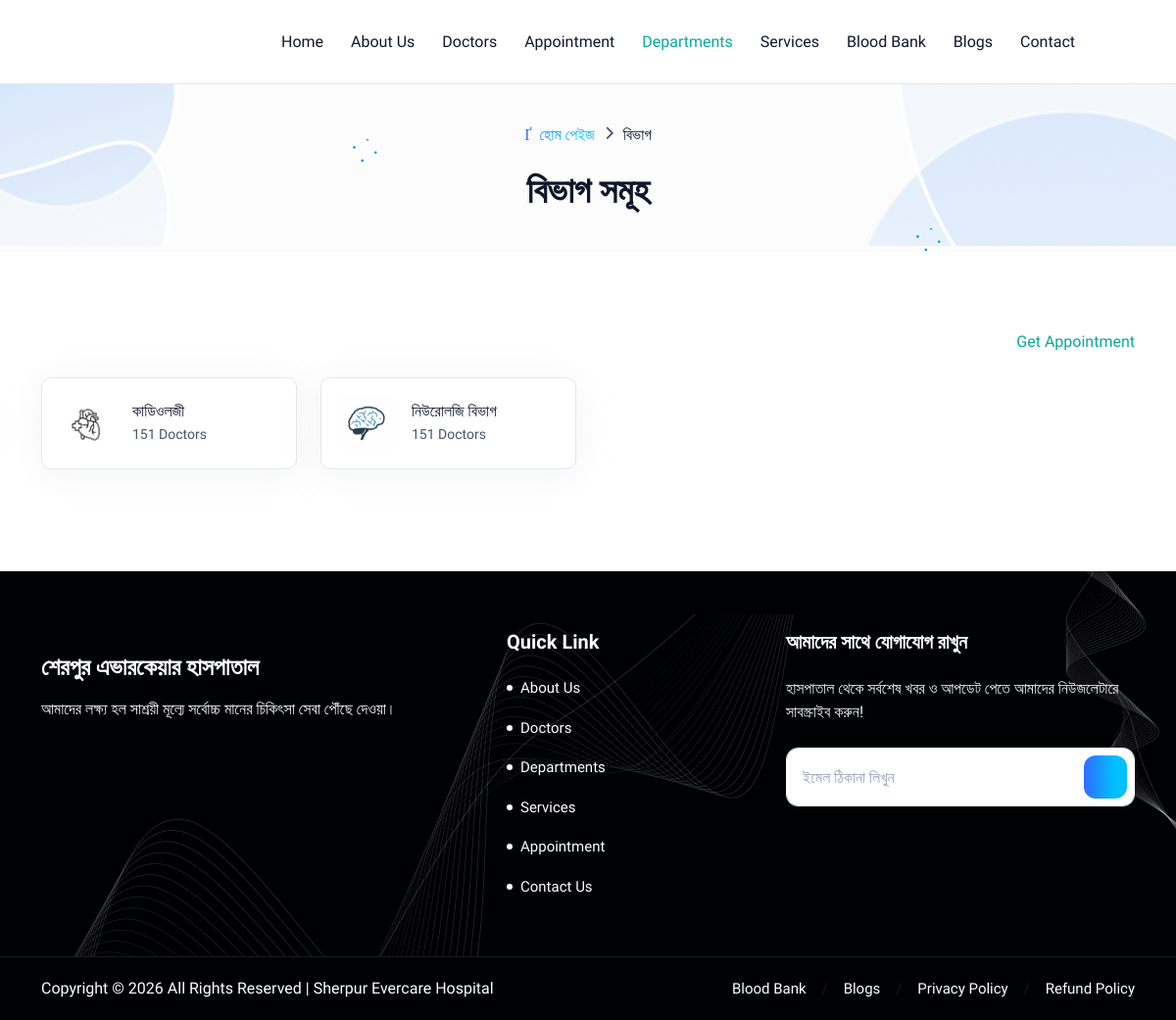
Screenshot of /departments/ with the database file from the repository.
### service/models.py (models this page shows, shortened)
class Department(BaseModel):
    name = models.CharField(max_length=150)
    slug = models.SlugField(unique=True, blank=True)
    department_icon = models.ImageField(upload_to='icons/', default='/icon.jpg')
    description = models.TextField(blank=True)

### service/views.py (the view)
# urls.py: path('departments/', views.departments, name='departments'),
def departments(request):
    departments = Department.objects.filter(is_active=True).order_by('order')
    return render(request, 'service/departments.html', {'departments': departments})

### core/context_processors.py (called while the page is built)
def site_data(request):
    return {
        'site_setting': SiteSetting.objects.first(),
    }

### service/templates/service/departments.html (shortened to what this page needs)
{% extends 'layouts/master.html' %}
{% load static %}
{% load custom_filters %}
{% block content %}
<div class="breadcrumb-bar page-margin-top">
    <div class="container">
        <div class="row align-items-center inner-banner">
            <div class="col-md-12 col-12 text-center">
                <nav aria-label="breadcrumb" class="page-breadcrumb">
                    <ol class="breadcrumb">
                        <li class="breadcrumb-item"><a href="{% url 'index' %}"><i class="isax isax-home-15 me-2"></i>হোম পেইজ
</a></li>
                        <li class="breadcrumb-item active">বিভাগ</li>
                    </ol>
                    <h2 class="breadcrumb-title mt-4">বিভাগ সমূহ</h2>
                </nav>
            </div>
        </div>
    </div>
    <div class="breadcrumb-bg">
        <img src="{% static 'img/bg/breadcrumb-bg-01.png' %}" alt="img" class="breadcrumb-bg-01">
        <img src="{% static 'img/bg/breadcrumb-bg-02.png' %}" alt="img" class="breadcrumb-bg-02">
        <img src="{% static 'img/bg/breadcrumb-icon.png' %}" alt="img" class="breadcrumb-bg-03">
        <img src="{% static 'img/bg/breadcrumb-icon.png' %}" alt="img" class="breadcrumb-bg-04">
    </div>
</div>
		<section class="section speciality-section-two">
			<div class="container">
                <a href="#" class="text-end text-primary d-block mb-4">Get Appointment</a>
				<div class="row">
						{% for department in departments %}
						<div class="col-lg-3 col-sm-6">
							<div class="card speciality-item">
                                <div class="card-body p-3">
                                    <div class="d-flex align-items-center justify-content-between">
                                        <div class="d-flex align-items-center">
											{% if department.department_icon %}
                                            <a href="doctor-grid.html" class="speciality-icon">
                                                <img src="{{ department.department_icon.url }}" alt="{{ department.name }} icon">
                                            </a>
											{% endif %}
                                            <div class="ms-3">
                                                <h6 class="mb-1"><a href="doctor-grid.html">{{ department.name }}</a></h6>
                                                <p class="fs-14 mb-0">151 Doctors</p>
                                            </div>
                                        </div>
                                        <a href="doctor-grid.html" class="link-icon"><i class="isax isax-arrow-right-3"></i></a>
                                    </div>
                                </div>
                            </div>
						</div>
						{% endfor %}
					</div>
			</div>
		</section>
{% endblock content %}

### static/css/updated.css (style rules this page uses)
.page-margin-top { margin-top: 86px; }
.active { color: #0AA79C }

### rows the page displays
Department: department_icon (picture), name "কাডিওলজী"
Department: department_icon (picture), name "নিউরোলজি বিভাগ"
